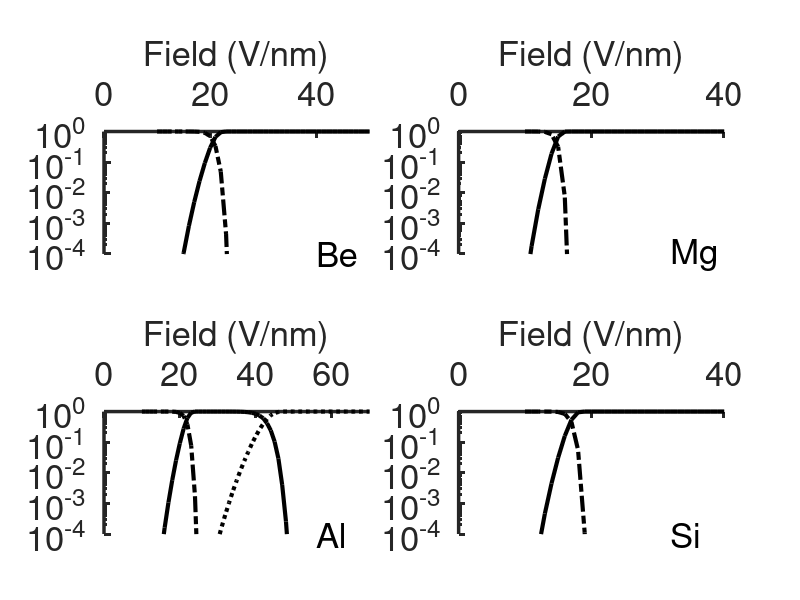

Write MATLAB code to recreate this figure. (Note: a time limit stopped this script after it produced the figure.)
clear all;
clc;
close all;

%%%%%%%%%%%%%%%%%%%%%%%%%%%%%%%%%%%%%%%%%%%%%%%%%%%%%%%%%%%%%%%%%%%%%%%%%%%
%%%%%%%%%%%%%%%%%%%%%%%%%%%Model  Variable%%%%%%%%%%%%%%%%%%%%%%%%%%%%%%%%%
%%%%%%%%%%%%%%%%%%%%%%%%%%%%%%%%%%%%%%%%%%%%%%%%%%%%%%%%%%%%%%%%%%%%%%%%%%%
F_resolution=1;%field resolution as 1 V/nm
Fmax=200;      %field maximum of model as 200 V/nm
z0_resolution=10000000000; %field distance resolution as 10000000000au 
zmax=1000000000000; %field maximum distance of model as 1000000000000au
zmin=1;
Lamda=0.8;     %screen length found by Lang and Kohn (p.279)
%%%%%%%%%%%%%%%%%%%%%%%%%%%%%%%%%%%%%%%%%%%%%%%%%%%%%%%%%%%%%%%%%%%%%%%%%%%
%%%%%%%Import Table of Elemental constant%%%%%%%%%%%%%%%%%%%%%%%%%%%%%%%%%%
%%%%%%%%%%%%%%%%%%%%%%%%%%%%%%%%%%%%%%%%%%%%%%%%%%%%%%%%%%%%%%%%%%%%%%%%%%%
IonizationTable=importdata('IonizationTable.mat'); %import elemental ionisation energy table
ConstantTable=importdata('ConstantTable.mat'); %import rest elemental variables such as mass, work energy and quantum number 
ElementList=importdata('ElementList.mat');  %import elemental name list
SubNumber=1;
figure('Position',[1,1,1440,900])

%%%%%%%%%%%%%%%%%%%%%%%%%%%%%%%%%%%%%%%%%%%%%%%%%%%%%%%%%%%%%%%%%%%%%%%%%%%
%%%%%%%%%%%%%%%%%%%%%%%%%%%%%%%%%%%%%%%%%%%%%%%%%%%%%%%%%%%%%%%%%%%%%%%%%%%
%%%%%%%%%%%%%%%%%%%%%%%%%%%%%%%%%%%%%%%%%%%%%%%%%%%%%%%%%%%%%%%%%%%%%%%%%%%
for e=1:1:size(ElementList,1)
                %%%%%%%Assign varables from IonizationTable%%%%%%%%%%%%%%%%%%
                I=zeros(1,1);
                I_raw=IonizationTable(e,:);
                i=2;
                while (isnan(I_raw(1,i-1))==0)
                   I(1,i)=I_raw(1,i-1);
                   i=i+1;
                end
                BB=I;
                BB=BB/27.2;               
                I=I/27.2;
                %%%%%%%Assign varables from ConstantTable%%%%%%%%%%%%%%%%%%
                m=ConstantTable(e,2);
                mm=ConstantTable(e,1);
                Phi=ConstantTable(e,3)/27.2;
                ElementName=ElementList(e,1);
                %%%%%%%%%%%%%%%%%%%%%%%%%%%%%%%%%%%%%%%%%%%%%%%%%%%%%%%%%%%%%%%%%%%%%%%%%%%
                %%%%%%%%%%%%%%%%%%%%%%%%%%%%%%%%%%%%%%%%%%%%%%%%%%%%%%%%%%%%%%%%%%%%%%%%%%%
                %%%%%%%%%%%%%%%%%%%%%%%%%%%%%%%%%%%%%%%%%%%%%%%%%%%%%%%%%%%%%%%%%%%%%%%%%%%
                z0=(ones(1,Fmax/F_resolution)'*(zmin:z0_resolution:zmax))';
                z0=z0;
                zsize=size(z0,1);
                F=ones(1,zsize)'*(F_resolution:F_resolution:Fmax);
                F=F/514.2;
                Fsize=Fmax/F_resolution;
                E_stark=zeros(zsize,Fsize);
                E_image=zeros(zsize,Fsize);
                E_stark_2=zeros(zsize,Fsize);
                E_image_2=zeros(zsize,Fsize);
                D_E_stark=zeros(zsize,Fsize);
                D_E_image=zeros(zsize,Fsize);
                Zc=zeros(zsize,Fsize);
                Zz0=zeros(zsize,Fsize);

                SummationOfE_stark=zeros(zsize,Fsize,7);
                SummationOfE_image=zeros(zsize,Fsize,7);
                SummationOfZc=zeros(zsize,Fsize,7);
                SummationOfZz0=zeros(zsize,Fsize,7);
            for n=1:1:(size(I,2)-1)
                for f=1:1:(Fmax)
                    for z=1:1:zsize                    
                            E_stark(z,f)=(-1).*(17*m^2+10)/64*(F(z,f)/I(n+1))^2;    
                            E_image(z,f)=0.5*(n+0.5)/(z0(z,f)+Lamda);
                            if n==0
                                E_stark_2(z,f)=0; 
                                E_image_2(z,f)=0;
                            else
                                E_stark_2(z,f)=(-1).*(17*m^2+10)/64*(F(z,f)/I(n))^2; 
                                E_image_2(z,f)=0.5*(n+0.5-1)/(z0(z,f)+Lamda);
                            end
                            D_E_stark(z,f)=E_stark_2(z,f)-E_stark(z,f);
                            D_E_image(z,f)=E_stark_2(z,f)-E_image(z,f);            
                            Zc(z,f)=(I(n+1)-E_stark(z,f)-E_image(z,f)-Phi-Lamda*F(z,f))/F(z,f);
                            Zz0(z,f)=n+1+1+4.5/z0(z,f);
                    end 
                end
                SummationOfZc(:,:,n)=Zc(:,:);
                SummationOfZz0(:,:,n)=Zz0(:,:);
            n=n
            end
            Rest=zeros(zsize,Fsize);
            u=zeros(zsize,Fsize);
            R=zeros(zsize,Fsize);
            Ru=zeros(zsize,Fsize);
            term=zeros(zsize,Fsize);
            Pt=zeros(1,Fsize);
            SummationPt=zeros(1,Fsize);
            for n=1:1:(size(I,2)-1)
                A2v=I(n+1)/(6*pi*m*exp(2/3));
                B=BB(n+1);
                for f=1:1:Fsize
                    for z=1:1:zsize
                        Summation1=0; 
                        Summation2=0; 
                        Rest(z,f)=((n))*F(z,f).*(z0(z,f)+Lamda)+((n)^2)/(4*(z0(z,f)+Lamda))-(F(z,f))^(0.5);
                        for nn=1:1:(n)  
                            if nn==1
                               Zc2=0;
                               Summation1=0; 
                               Summation2=0;
                            else
                               Zc2=SummationOfZc(z,f,nn+1);
                               Summation1=Summation1+F(z,f).*(Zc2-SummationOfZc(z,f,nn)+Lamda); 
                               Summation2=Summation2+(2*(nn)+1)/(4*(Zc2-SummationOfZc(z,f,nn)+Lamda));
                            end  
                        end
                        u(z,f)=((Rest(z,f)-Summation1-Summation2)/mm*2)^0.5;
                        term(z,f)=(B-SummationOfZz0(z,f,n)*F(z,f)/B-F(z,f)*z0(z,f));
                        if term(z,f)<0
                            term(z,f)=0;
                        else
                            ;
                        end
                        R(z,f)=6*pi*A2v*F(z,f)/((2^(5/2)).*(B^(3/2)-term(z,f)^(3/2))).*((16*(B^2)/(SummationOfZz0(z,f,n)*F(z,f)))^((SummationOfZz0(z,f,n).*(2/B))^0.5))*exp((-1).*(2^(5/2)).*(B^(3/2))/(3*F(z,f))+(SummationOfZz0(z,f,n).*((2/B)^(0.5)))/3+(2^(5/2).*(term(z,f)^(3/2)))/(3*F(z,f)));
                        Ru(z,f)=(R(z,f)/u(z,f));
                    end
                end
                for f=1:1:Fsize
                     Pt(1,f)=1-exp((-1)*z0_resolution*sum(Ru(int32(SummationOfZc(20,f,n)+1):1:zsize,f)));
                    SummationPt(n,f)=Pt(1,f);
                end
            end
            for i=1:1:(size(SummationPt,1)-1)
                subplot(2,2,SubNumber);
                if i==1
                    format='-.k';
                elseif i==2
                    format='-k';
                elseif i==3
                    format=':k';
                elseif i==4
                    format='--k';
                elseif i==5
                    format='-ok';
                else
                    format='-xk';
                end
                
                semilogy(10:F_resolution:200,(SummationPt(i,10/F_resolution:Fsize)-SummationPt(i+1,10/F_resolution:Fsize)),format,'linewidth',3);
                xlabel('Field (V/nm)','fontsize',25);
                
                text(ConstantTable(e,4)*0.8,0.0001,ElementName,'fontsize',25,'BackgroundColor',[1 1 1]);
                axis([0 ConstantTable(e,4) 0.0001 1]);
                ax1=gca;
                set(ax1,'xaxislocation','top','linewidth',2.5,'fontsize',25);
                box off;
                set(gca,'ytick',[0.0001 0.001 0.01 0.1 1],'TickLength',[0.025 0.025]);
                if ConstantTable(e,4)<100
                    Interval=20;
                else
                    Interval=40;
                end
                set(gca,'xtick',[0 Interval*1 Interval*2 Interval*3 Interval*4 Interval*5 Interval*6 Interval*7 Interval*8 Interval*9 Interval*10 Interval*11 Interval*12 Interval*13 Interval*14 Interval*15 Interval*16 Interval*17 Interval*18 Interval*19 Interval*20],'TickLength',[0.025 0.025]);

                hold on;  
            end
            SubNumber=SubNumber+1;
            if (SubNumber>4)
                SubNumber=1;
            
                SaveFileName=['Set' num2str(e) '.tif'];
                saveas(gcf,SaveFileName,'tif');
                close all;
                figure('Position',[1,1,1440,900])
            end

end
